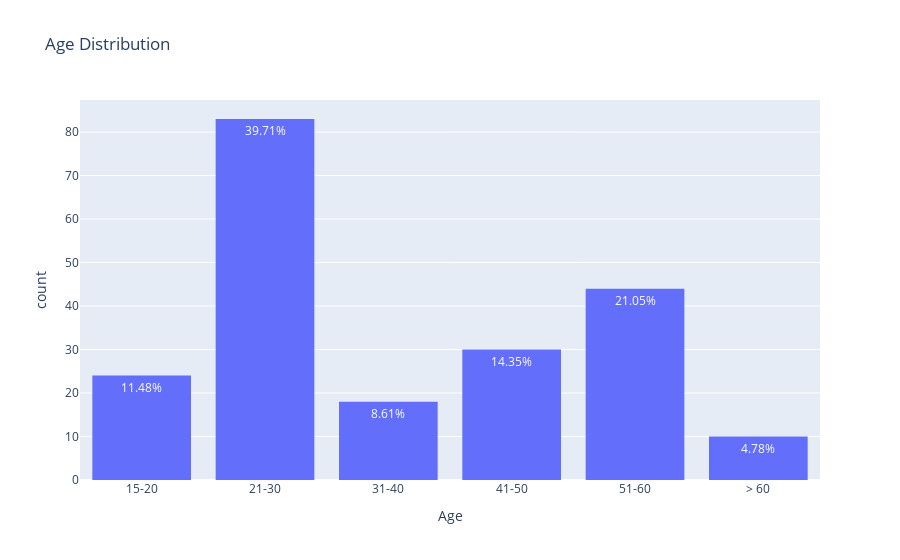
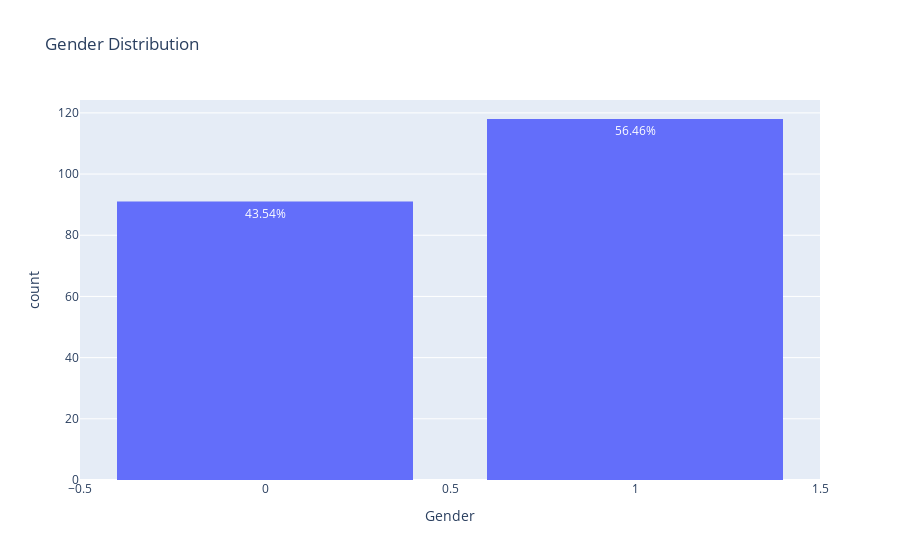
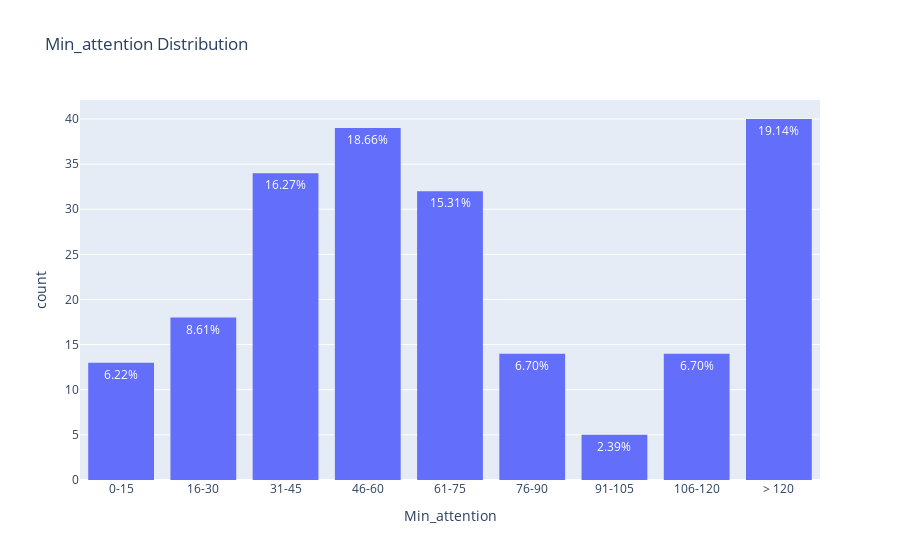
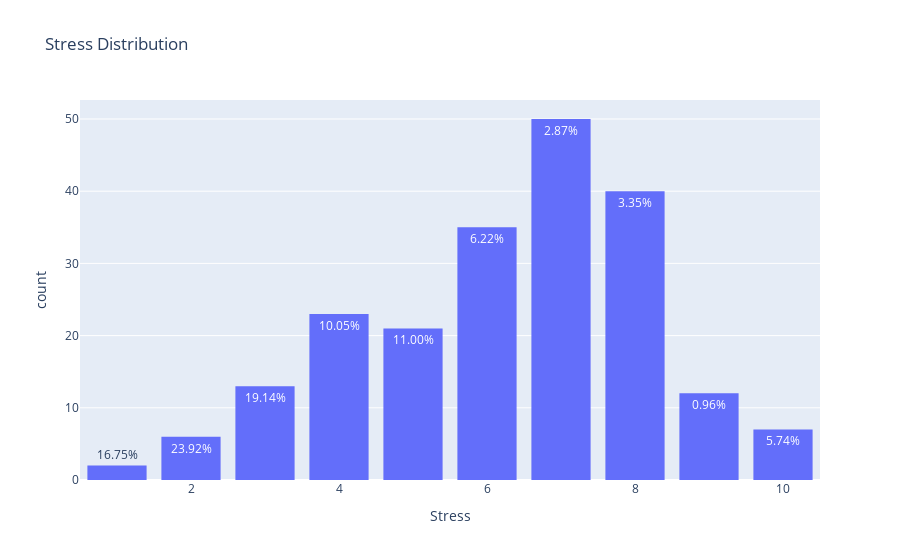

Here is the notebook cell these charts were saved with, in order:
### Code cell
import plotly.express as px
import plotly.offline as pyo
import ipywidgets as widgets
from IPython.display import display

df_copy_2 = df.copy()
# Create a dynamic histogram plot using Plotly
def create_histogram(variable_name):
    if variable_name in columns_to_map:
        values_list = df_copy_2[variable_name].tolist()
        # Sort the list
        sorted_values = sorted(values_list)
        # Update the original DataFrame with the sorted values
        df_copy_2[variable_name] = sorted_values
        # Reverse the mapping
        reverse_mapping = {v: k for k, v in mapping_dict_ordered[variable_name].items()}
        df_copy_2[variable_name] = df_copy_2[variable_name].replace(reverse_mapping)

    fig = px.histogram(df_copy_2, x=variable_name, title=f'{variable_name} Distribution')
    fig.update_traces(marker=dict(line=dict(width=0)))
    fig.update_layout(bargap=0.2)
    
    # Calculate proportions using the original order of categories
    original_order_proportions = df_copy_2[variable_name].value_counts(normalize=True)

    # Add proportions as custom annotations
    annotations = [f'{original_order_proportions[label]:.2%}' for label in df_copy_2[variable_name].unique()]

    # Update the traces to add annotations to the bar labels
    fig.update_traces(text=annotations, hoverinfo='text+y')

    fig.show()

    # Save the plot to an HTML file with the variable name in the filename
    pyo.plot(fig, filename=f'{variable_name}_distribution.html', auto_open=False)

# Iterate over all columns and create histograms
variable_selector = widgets.Dropdown(options=df_copy_2, description='Select Variable:')
for column in df_copy_2.columns:
    create_histogram(column)

### Figure 1 — Plotly figure (JSON) as saved in the notebook; plotly's stock layout.template omitted (floating-point values rounded to 4 significant figures; data arrays with more than 128 entries replaced by an {"elided": "..."} marker saying what was removed)
{"data": [{"alignmentgroup": "True", "bingroup": "x", "hoverinfo": "text+y", "hovertemplate": "Age=%{x}<br>count=%{y}<extra></extra>", "legendgroup": "", "marker": {"color": "#636efa", "line": {"width": 0}, "pattern": {"shape": ""}}, "name": "", "offsetgroup": "", "orientation": "v", "showlegend": false, "text": ["11.48%", "39.71%", "8.61%", "14.35%", "21.05%", "4.78%"], "type": "histogram", "x": {"elided": "209 str values"}, "xaxis": "x", "yaxis": "y"}], "layout": {"bargap": 0.2, "barmode": "relative", "legend": {"tracegroupgap": 0}, "title": {"text": "Age Distribution"}, "xaxis": {"anchor": "y", "domain": [0, 1], "title": {"text": "Age"}}, "yaxis": {"anchor": "x", "domain": [0, 1], "title": {"text": "count"}}}}

### Figure 2 — Plotly figure (JSON) as saved in the notebook; plotly's stock layout.template omitted (floating-point values rounded to 4 significant figures; data arrays with more than 128 entries replaced by an {"elided": "..."} marker saying what was removed)
{"data": [{"alignmentgroup": "True", "bingroup": "x", "hoverinfo": "text+y", "hovertemplate": "Gender=%{x}<br>count=%{y}<extra></extra>", "legendgroup": "", "marker": {"color": "#636efa", "line": {"width": 0}, "pattern": {"shape": ""}}, "name": "", "offsetgroup": "", "orientation": "v", "showlegend": false, "text": ["43.54%", "56.46%"], "type": "histogram", "x": {"elided": "209 int values"}, "xaxis": "x", "yaxis": "y"}], "layout": {"bargap": 0.2, "barmode": "relative", "legend": {"tracegroupgap": 0}, "title": {"text": "Gender Distribution"}, "xaxis": {"anchor": "y", "domain": [0, 1], "title": {"text": "Gender"}}, "yaxis": {"anchor": "x", "domain": [0, 1], "title": {"text": "count"}}}}

### Figure 3 — Plotly figure (JSON) as saved in the notebook; plotly's stock layout.template omitted (floating-point values rounded to 4 significant figures; data arrays with more than 128 entries replaced by an {"elided": "..."} marker saying what was removed)
{"data": [{"alignmentgroup": "True", "bingroup": "x", "hoverinfo": "text+y", "hovertemplate": "Min_attention=%{x}<br>count=%{y}<extra></extra>", "legendgroup": "", "marker": {"color": "#636efa", "line": {"width": 0}, "pattern": {"shape": ""}}, "name": "", "offsetgroup": "", "orientation": "v", "showlegend": false, "text": ["6.22%", "8.61%", "16.27%", "18.66%", "15.31%", "6.70%", "2.39%", "6.70%", "19.14%"], "type": "histogram", "x": {"elided": "209 str values"}, "xaxis": "x", "yaxis": "y"}], "layout": {"bargap": 0.2, "barmode": "relative", "legend": {"tracegroupgap": 0}, "title": {"text": "Min_attention Distribution"}, "xaxis": {"anchor": "y", "domain": [0, 1], "title": {"text": "Min_attention"}}, "yaxis": {"anchor": "x", "domain": [0, 1], "title": {"text": "count"}}}}

### Figure 4 — Plotly figure (JSON) as saved in the notebook; plotly's stock layout.template omitted (floating-point values rounded to 4 significant figures; data arrays with more than 128 entries replaced by an {"elided": "..."} marker saying what was removed)
{"data": [{"alignmentgroup": "True", "bingroup": "x", "hoverinfo": "text+y", "hovertemplate": "Stress=%{x}<br>count=%{y}<extra></extra>", "legendgroup": "", "marker": {"color": "#636efa", "line": {"width": 0}, "pattern": {"shape": ""}}, "name": "", "offsetgroup": "", "orientation": "v", "showlegend": false, "text": ["16.75%", "23.92%", "19.14%", "10.05%", "11.00%", "6.22%", "2.87%", "3.35%", "0.96%", "5.74%"], "type": "histogram", "x": {"elided": "209 int values"}, "xaxis": "x", "yaxis": "y"}], "layout": {"bargap": 0.2, "barmode": "relative", "legend": {"tracegroupgap": 0}, "title": {"text": "Stress Distribution"}, "xaxis": {"anchor": "y", "domain": [0, 1], "title": {"text": "Stress"}}, "yaxis": {"anchor": "x", "domain": [0, 1], "title": {"text": "count"}}}}
